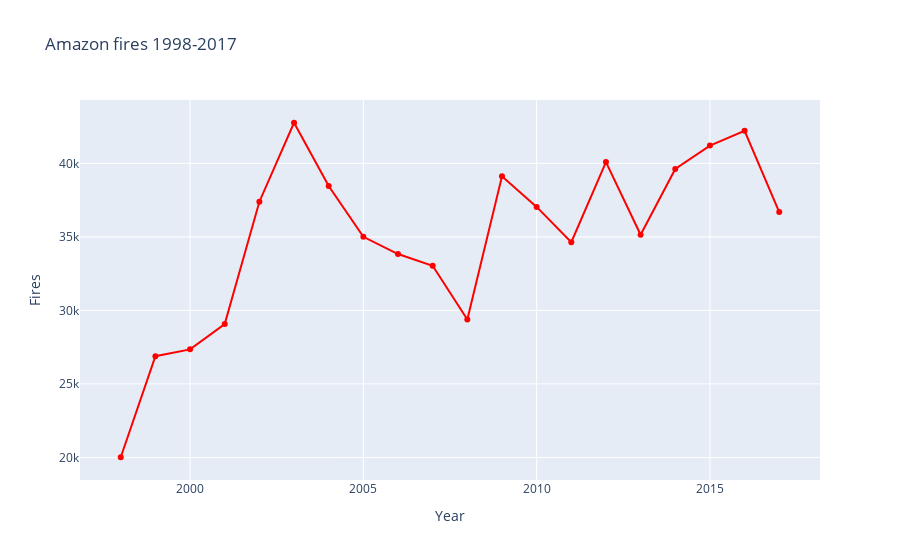

Write notebook code for a chart like this one.
### Code cell
#Hover over the graph to uncover details
t_plot = go.Figure(go.Scatter(x= df.year, y=df.Total_fires, mode='lines+markers', line={'color':'red'}))
t_plot.update_layout(title = 'Amazon fires 1998-2017', xaxis_title = 'Year', yaxis_title = 'Fires')
#t_plot.to_image(format="png", engine="kaleido")
t_plot.show()

### Figure 1 — Plotly figure (JSON) as saved in the notebook; plotly's stock layout.template omitted (floating-point values rounded to 4 significant figures)
{"data": [{"line": {"color": "red"}, "mode": "lines+markers", "type": "scatter", "x": [1998, 1999, 2000, 2001, 2002, 2003, 2004, 2005, 2006, 2007, 2008, 2009, 2010, 2011, 2012, 2013, 2014, 2015, 2016, 2017], "y": [20014, 26883, 27351, 29072, 37391, 42761, 38453, 35005, 33832, 33037, 29379, 39117, 37037, 34634, 40085, 35146, 39621, 41208, 42212, 36686]}], "layout": {"title": {"text": "Amazon fires 1998-2017"}, "xaxis": {"title": {"text": "Year"}}, "yaxis": {"title": {"text": "Fires"}}}}
